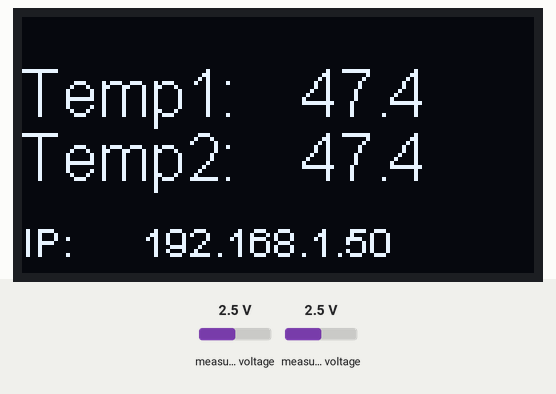
A sketch run on a simulated ESP8266 (NodeMCU). Shown: 128×64 one-colour display. Inputs (shaded band) come from the test bench; at power-on: measured voltage 2.5 V. WiFi joins after 1.5 s; servers stay silent unless stated; what the sketch prints to the serial monitor is not drawn.

Above: at 3.7 s.
3.8 s: measured voltage (sensor 200) set to 0.1 V
At 5.0 s:
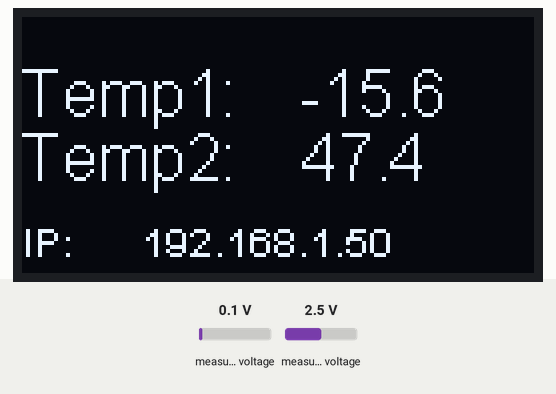
5.3 s: measured voltage (sensor 201) set to 0.1 V
At 6.5 s:
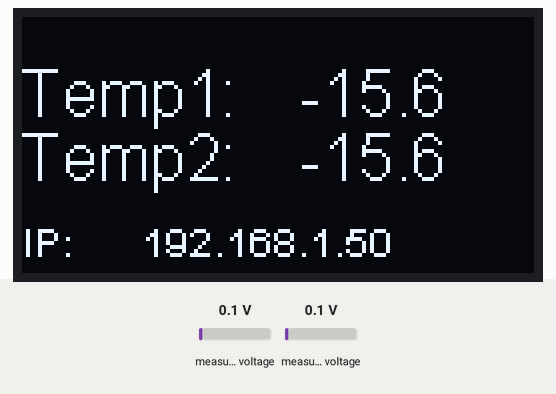
6.8 s: measured voltage (sensor 200) set to 1.2 V
At 7.6 s:
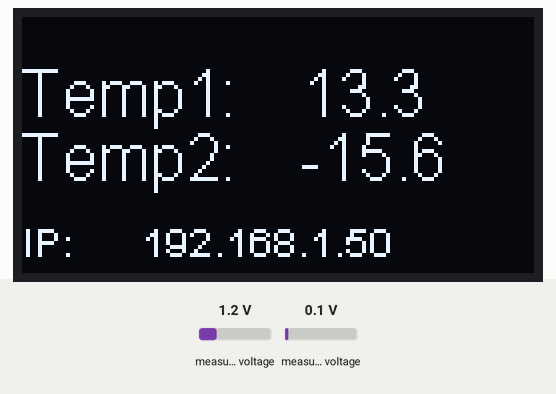
8.3 s: measured voltage (sensor 201) set to 1.2 V
At 9.2 s:
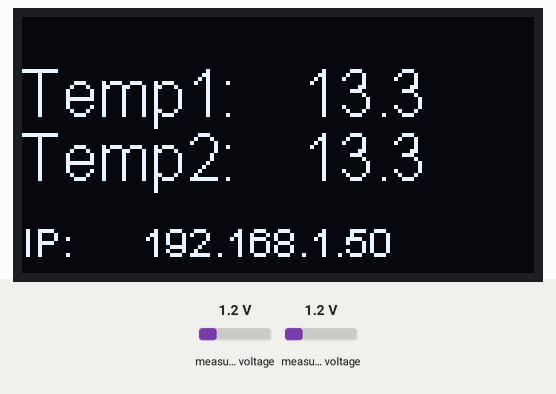
9.8 s: measured voltage (sensor 200) set to 2.5 V
At 11.0 s:
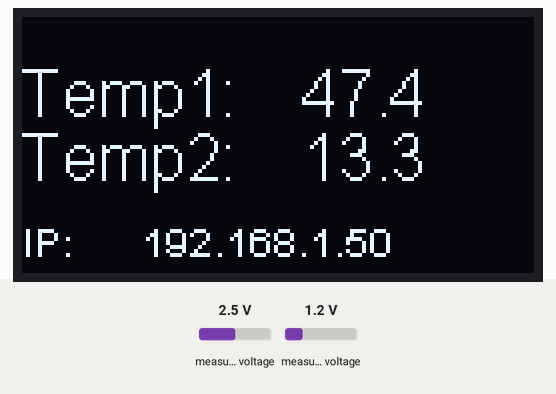
11.3 s: measured voltage (sensor 201) set to 3.8 V
At 11.7 s:
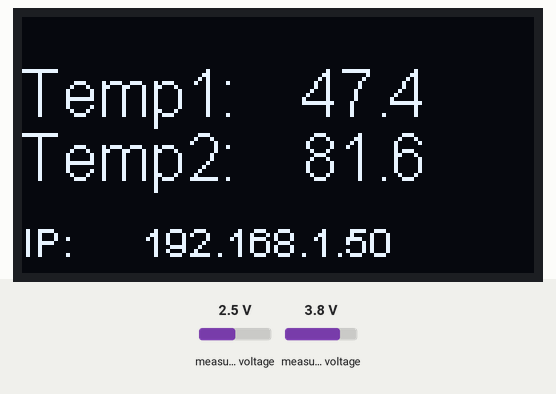
Timing chart, 0 to 13.8 s (numbered marks = the images above; inputs shaded):
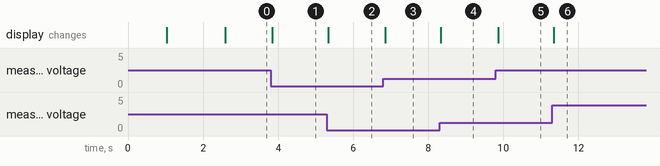

Measured:
- after the input at 3.8 s, the display: changes after 0.05 s (image 1)
- after the input at 5.3 s, the display: changes at once (image 2)
- after the input at 6.8 s, the display: changes after 0.05 s (image 3)
- after the input at 8.3 s, the display: changes at once (image 4)
- after the input at 9.8 s, the display: changes after 0.06 s (image 5)
- after the input at 11.3 s, the display: changes at once (image 6)

The sketch:

Coolerbox.ino
```cpp
#include <ESP8266WiFi.h>
#include <ESP8266mDNS.h>
#include <ESP8266WebServer.h>
#include <WiFiUdp.h>
#include <ArduinoOTA.h>
#include <Wire.h>
#include "SSD1306.h"
#include <Adafruit_ADS1015.h>

SSD1306  display(0x3c, 0, 2); // Initialise the OLED display using Wire library
Adafruit_ADS1115 ads1115(0x48);  // construct an ads1115 at address 0x48
float Voltage = 0.0;
float Temp1 = 0.0;
float Temp2 = 0.0;

float m=203.04;
float c=3707.478;


// Replace with your network credentials
const char* ssid = "hoving";
const char* password = "groningen";

ESP8266WebServer server(80);
String webPage = "";

void setup() {
  Serial.begin(9600);
  delay(1000);
  webPage += "<h1>ESP8266 Web Server</h1><p>Coolerbox Temp</p>";


  display.init(); // Initialising the UI will init the display too.
//  display.flipScreenVertically();
  display.clear();
  drawHelloWorld();
  display.display();

  WiFi.mode(WIFI_STA);
  WiFi.begin(ssid, password);
  while (WiFi.waitForConnectResult() != WL_CONNECTED) {
    Serial.println("Connection Failed! Rebooting...");
    delay(5000);
    ESP.restart();
  }

  // Port defaults to 8266
  // ArduinoOTA.setPort(8266);

  // Hostname defaults to esp8266-[ChipID]
  // ArduinoOTA.setHostname("myesp8266");

  // No authentication by default
  // ArduinoOTA.setPassword((const char *)"123");

  ArduinoOTA.onStart([]() {
    Serial.println("Start");
  });
  ArduinoOTA.onEnd([]() {
    Serial.println("\nEnd");
  });
  ArduinoOTA.onProgress([](unsigned int progress, unsigned int total) {
    Serial.printf("Progress: %u%%\r", (progress / (total / 100)));
  });
  ArduinoOTA.onError([](ota_error_t error) {
    Serial.printf("Error[%u]: ", error);
    if (error == OTA_AUTH_ERROR) Serial.println("Auth Failed");
    else if (error == OTA_BEGIN_ERROR) Serial.println("Begin Failed");
    else if (error == OTA_CONNECT_ERROR) Serial.println("Connect Failed");
    else if (error == OTA_RECEIVE_ERROR) Serial.println("Receive Failed");
    else if (error == OTA_END_ERROR) Serial.println("End Failed");
  });

  ArduinoOTA.begin();
  Serial.println("Ready");
  Serial.print("IP address: "); Serial.println(WiFi.localIP());
  drawIPAddress();
  ads1115.begin();

  server.on("/", [](){
     //This is executed when you go to the IP address on the display
     char tempChar1[20] = "";
     dtostrf(Temp1, 3, 1, tempChar1);
     char tempChar2[20] = "";
     dtostrf(Temp2, 3, 1, tempChar2);

     server.send(200, "text/html", webPage + "<p><br>Temp1:" + tempChar1  + "<br>Temp2:" + tempChar2 + "</p>");
  });

  server.begin();
  Serial.println("HTTP server started");
}

void loop() {
  ArduinoOTA.handle();
  server.handleClient();
  ESP.wdtDisable();
  display.clear();
  drawVoltage();
  drawIPAddress();
  display.display();
}

void drawVoltage()
{
    int16_t adc0;  // we read from the ADC, we have a sixteen bit integer as a result
    int16_t adc1;
    adc0 = ads1115.readADC_SingleEnded(0);
    adc1 = ads1115.readADC_SingleEnded(1);
    Voltage = (adc0 * 0.1875)/1000;
    char result[20] = "";
    dtostrf(adc0, 3, 1, result);

    Temp1 = (adc0-c)/m;  //x=(y-c)/m
    char tempChar[20] = "";
    Temp2 = (adc1-c)/m;  //x=(y-c)/m


    display.setTextAlignment(TEXT_ALIGN_LEFT);
    display.setFont(ArialMT_Plain_16);
    dtostrf(Temp1, 3, 1, tempChar);
    display.drawString(0, 10, "Temp1:");
    display.drawString(70, 10, tempChar);
    dtostrf(Temp2, 3, 1, tempChar);
    display.drawString(0, 26, "Temp2:");
    display.drawString(70, 26, tempChar);

   // Serial.print("adc0: "); Serial.println(result);


}
void drawIPAddress()
{
    display.setTextAlignment(TEXT_ALIGN_LEFT);
    display.setFont(ArialMT_Plain_10);
    display.drawString(0, 50, "IP:");
    display.drawString(30, 50, WiFi.localIP().toString());

    display.display();

}
void drawHelloWorld()
{
    display.setTextAlignment(TEXT_ALIGN_LEFT);
    display.setFont(ArialMT_Plain_10);
    display.drawString(0, 0, "------");
    display.setFont(ArialMT_Plain_16);
    display.drawString(0, 10, "Booting");
    display.setFont(ArialMT_Plain_24);
   // display.drawString(0, 26, "Hello Lucas & Leo");
}
```
